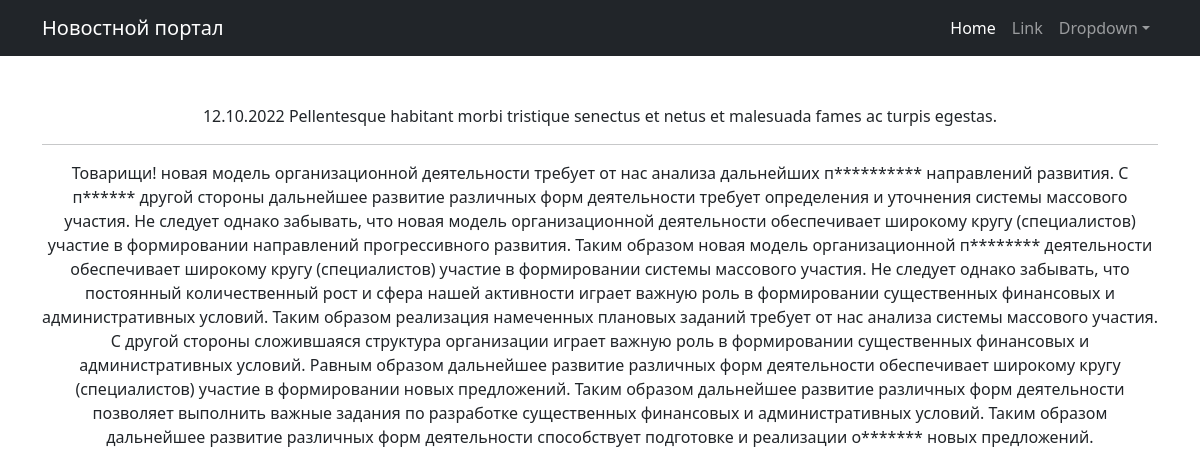
/4, run on the app's committed database.
### news/models.py (models this page shows, shortened)
class Post(models.Model):
    article = "ARTS"
    news = "NEWS"
    TYPES = [
        (news, "Новость"),
        (article, "Статья"),
    ]
    preview_len = 124
    author = models.ForeignKey(Author, on_delete=models.CASCADE)
    type_post = models.CharField(max_length=4, choices=TYPES)
    title = models.CharField(max_length=255)
    content = models.TextField()
    rating = models.IntegerField(default=0)
    created_at = models.DateTimeField(auto_now_add=True)
    categories = models.ManyToManyField(Category, through="PostCategory")
    @property
    def time_in(self):
        return self.created_at.strftime("%d.%m.%Y")

### news/views.py (the view)
# urls.py: path("<int:id>", PostDetail.as_view(), name="post_detail"),
class PostDetail(DetailView):
    model = Post
    template_name = "post_detail.html"
    pk_url_kwarg = "id"
    context_object_name = "post"

### news/templatetags/custom_filters.py (called while the page is built)
@register.filter()
def censor(value: str) -> str:
    return cens.cencor(value)

    def cencor(self, content: str) -> str:
        raw_words = content.split()
        words = [word for word in content.translate(str.maketrans("", "", string.punctuation)).split()]
        for i, word in enumerate(words):
            if word in self.__mat:
                raw_word = raw_words[i]
                last_symbol = raw_word[-1]
                if last_symbol.isalpha():
                    raw_words[i] = self.__replace(raw_word)
                else:
                    raw_words[i] = "{0}{1}".format(self.__replace(raw_word[:-1]), last_symbol)
        return " ".join(raw_words)

    def __replace(self, word: str) -> str:
        return "{0}{1}".format(word[0], "*" * (len(word) - 1))

### templates/post_detail.html (shortened to what this page needs)
{% extends 'flatpages/default.html' %}
{% load custom_filters %}
{% block content %}
{{ post.time_in }}
{{ post.title|censor }}
<hr>
{{ post.content|censor }}
{% endblock content %}

### data on the page
Post: time_in "12.10.2022", title|censor "Pellentesque habitant morbi tristique senectus et netus et malesuada fames ac turpis egestas.", content|censor "Товарищи! новая модель организационной деятельности требует от нас анализа дальнейших п********** направлений развития. С п****** другой стороны дальнейшее развитие различных форм деятельности требует определения и уточнения системы массового участия. Не следует однако забывать, что новая модель организационной деятельности обеспечивает широкому кругу (специалистов) участие в формировании направлений прогрессивного развития. Таким образом новая модель организационной п******** деятельности обеспечивает широкому кругу (специалистов) участие в формировании системы массового участия. Не следует однако забывать, что постоянный количественный рост и сфера нашей активности играет важную роль в…"
